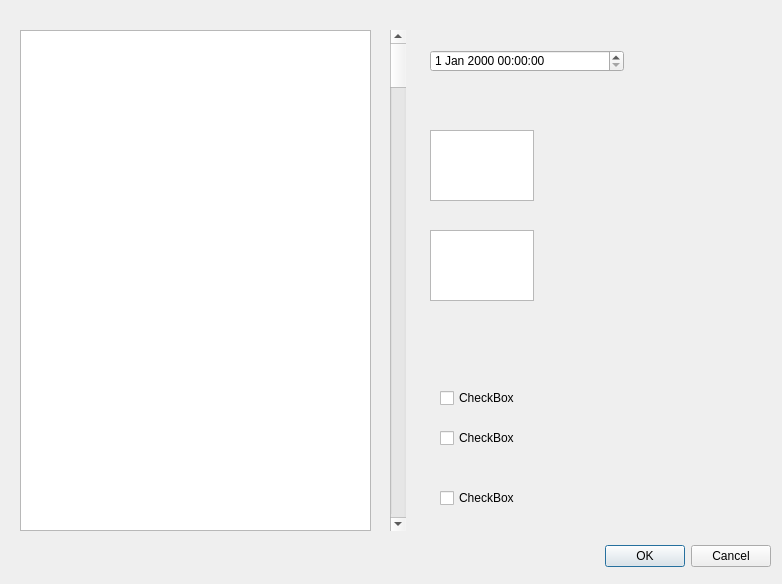
<?xml version="1.0" encoding="UTF-8"?>
<ui version="4.0">
 <class>Dialog</class>
 <widget class="QDialog" name="Dialog">
  <property name="geometry">
   <rect>
    <x>0</x>
    <y>0</y>
    <width>782</width>
    <height>584</height>
   </rect>
  </property>
  <property name="windowTitle">
   <string>Dialog</string>
  </property>
  <widget class="QDialogButtonBox" name="buttonBox">
   <property name="geometry">
    <rect>
     <x>430</x>
     <y>540</y>
     <width>341</width>
     <height>32</height>
    </rect>
   </property>
   <property name="orientation">
    <enum>Qt::Horizontal</enum>
   </property>
   <property name="standardButtons">
    <set>QDialogButtonBox::Cancel|QDialogButtonBox::Ok</set>
   </property>
  </widget>
  <widget class="QCheckBox" name="checkBox">
   <property name="geometry">
    <rect>
     <x>440</x>
     <y>490</y>
     <width>81</width>
     <height>16</height>
    </rect>
   </property>
   <property name="text">
    <string>CheckBox</string>
   </property>
  </widget>
  <widget class="QCheckBox" name="checkBox_2">
   <property name="geometry">
    <rect>
     <x>440</x>
     <y>430</y>
     <width>81</width>
     <height>16</height>
    </rect>
   </property>
   <property name="text">
    <string>CheckBox</string>
   </property>
  </widget>
  <widget class="QCheckBox" name="checkBox_3">
   <property name="geometry">
    <rect>
     <x>440</x>
     <y>390</y>
     <width>81</width>
     <height>16</height>
    </rect>
   </property>
   <property name="text">
    <string>CheckBox</string>
   </property>
  </widget>
  <widget class="QTableView" name="tableView">
   <property name="geometry">
    <rect>
     <x>20</x>
     <y>30</y>
     <width>351</width>
     <height>501</height>
    </rect>
   </property>
  </widget>
  <widget class="QScrollBar" name="verticalScrollBar">
   <property name="geometry">
    <rect>
     <x>390</x>
     <y>30</y>
     <width>16</width>
     <height>501</height>
    </rect>
   </property>
   <property name="orientation">
    <enum>Qt::Vertical</enum>
   </property>
  </widget>
  <widget class="QDateTimeEdit" name="dateTimeEdit">
   <property name="geometry">
    <rect>
     <x>430</x>
     <y>50</y>
     <width>194</width>
     <height>22</height>
    </rect>
   </property>
  </widget>
  <widget class="QTextEdit" name="textEdit">
   <property name="geometry">
    <rect>
     <x>430</x>
     <y>130</y>
     <width>104</width>
     <height>71</height>
    </rect>
   </property>
  </widget>
  <widget class="QTextEdit" name="textEdit_2">
   <property name="geometry">
    <rect>
     <x>430</x>
     <y>230</y>
     <width>104</width>
     <height>71</height>
    </rect>
   </property>
  </widget>
 </widget>
 <resources/>
 <connections>
  <connection>
   <sender>buttonBox</sender>
   <signal>accepted()</signal>
   <receiver>Dialog</receiver>
   <slot>accept()</slot>
   <hints>
    <hint type="sourcelabel">
     <x>248</x>
     <y>254</y>
    </hint>
    <hint type="destinationlabel">
     <x>157</x>
     <y>274</y>
    </hint>
   </hints>
  </connection>
  <connection>
   <sender>buttonBox</sender>
   <signal>rejected()</signal>
   <receiver>Dialog</receiver>
   <slot>reject()</slot>
   <hints>
    <hint type="sourcelabel">
     <x>316</x>
     <y>260</y>
    </hint>
    <hint type="destinationlabel">
     <x>286</x>
     <y>274</y>
    </hint>
   </hints>
  </connection>
 </connections>
</ui>
